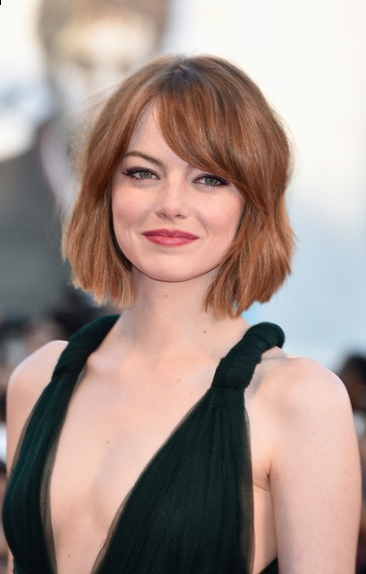
#> input picture py-canny/pictures/origin/img.png, 366 x 574 px
$ python noise_reduction.py
#> lines starting #> are read from the running program, lines starting #| are printed output that depends on the picture
# STEP1: NOISE REDUCTION
# Input:    Starting image
# Output:   Noise reducted image


# Import libraries
import numpy as np
import cv2
import matplotlib.pyplot as plt


# Gaussian kernel: G(x, y) = 1/(2*pi*sigma^2)*exp[-(x^2+y^2)/(2*sigma^2)]
# This function create a 2D Gaussian kernel, and it is normalized so that the sum of all its values is 1.
# This allows to maintain the same brightness in the image.
def gauss_kernel(size_kernel=3, sigma=1):

    # G(x, y) = 1/(2*pi*sigma^2)*exp[-(x^2+y^2)/(2*sigma^2)]

    # Create the kernel
    kernel = np.zeros((size_kernel, size_kernel))

    # Get the center of the kernel
    center = size_kernel // 2

    normal = 1 / (2.0 * np.pi * sigma**2)

    # Fill the kernel
    for i in range(size_kernel):
        for j in range(size_kernel):
            x, y = i - center, j - center
            kernel[i, j] = np.exp(-(x**2 + y**2) / (2.0*sigma**2))

    # Normalize the kernel
    return kernel / kernel.sum()


# This function performs the noise reduction.
# This is a prelimanry step which is needed before detecting edge of the image.
# It uses the Gaussian smoothing filter in order to reduce noise.
def denoise_conv_manual(in_image, size_kernel=3, sigma=1):
    # Create a kernel
    kernel = gauss_kernel(size_kernel, sigma)

    # Create an empty image
    filtered_image = np.zeros(in_image.shape)

    # Pad the image
    pad_width = size_kernel // 2

    # Pad the image
    img_pad = np.pad(in_image, ((pad_width, pad_width),
                     (pad_width, pad_width)), mode='reflect')

    # Convolution
    for i in range(in_image.shape[0]):
        for j in range(in_image.shape[1]):
            filtered_image[i, j] = (
                kernel * img_pad[i:i+size_kernel, j:j+size_kernel]).sum()

    return filtered_image


def denoise(in_image, size_kernel=5, sigma=1):

    # Create a kernel
    kernel = gauss_kernel(size_kernel, sigma)

    # Apply the kernel as a convolution through the filter2D function
    # -1 means that the output image will have the same depth as the input image
    filtered_image = cv2.filter2D(in_image, -1, kernel)

    # cv2.fastNlMeansDenoising(in_image, filtered_image, 10, 7, 21)
    # return cv2.GaussianBlur(in_image, (size_kernel, size_kernel), sigma)
    return filtered_image


if __name__ == '__main__':
    # SCRIPT
    # Read the image
    image = cv2.imread('pictures/origin/img.png')
#> image is the input picture: shape (574, 366, 3); mean B, G, R 138.2, 145.5, 164.8

    # Convert the image to grayscale
    gray = cv2.cvtColor(image, cv2.COLOR_BGR2GRAY)
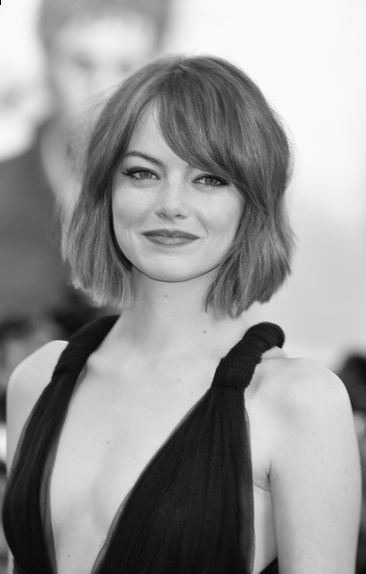
#> gray: shape (574, 366); min 0, max 254, mean 150.4

    # Denoise the image
    out_image = denoise(gray)

    plt.subplot(1, 2, 1)
    plt.imshow(gray, cmap='gray')
    plt.title('Original')

    plt.subplot(1, 2, 2)
    plt.imshow(np.uint8(out_image), cmap='gray')
    plt.title('Denoised')

    plt.show()
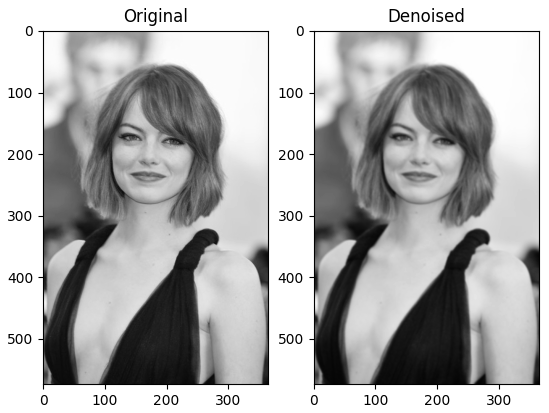
#> figure drawn by matplotlib, 2 panels
